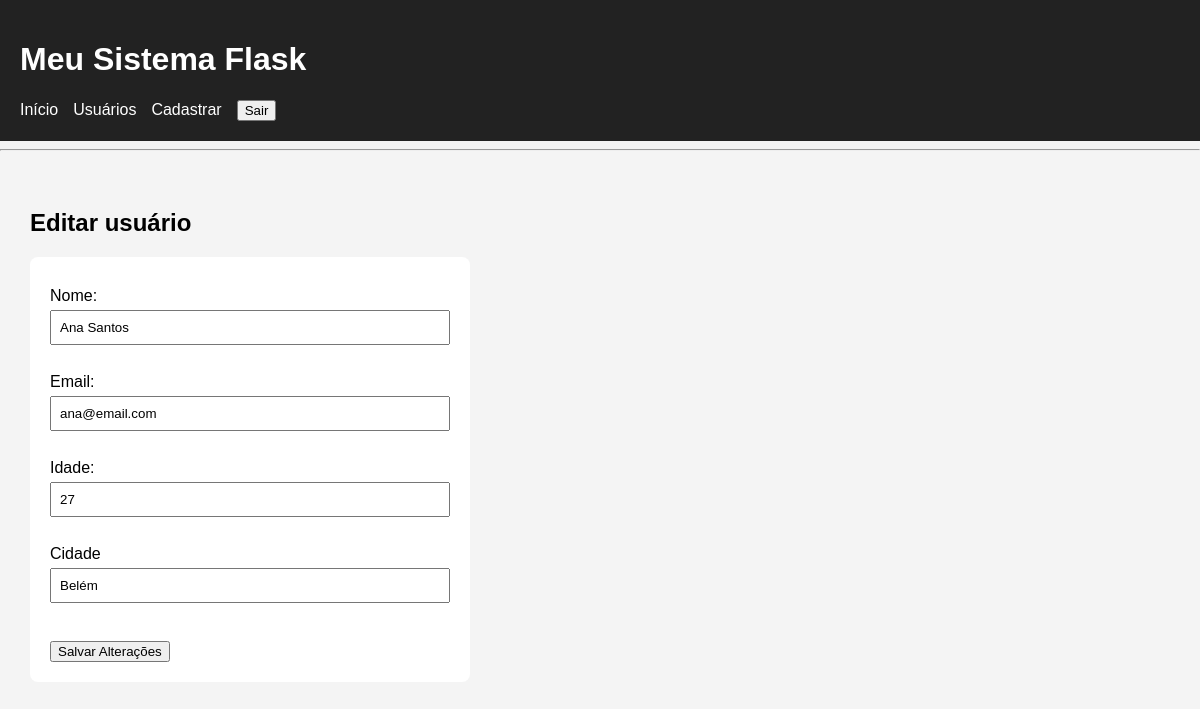
Page /usuarios/editar/2 (signed in) on the committed database.
### tables this page shows
CREATE TABLE usuarios (
                       id  INTEGER PRIMARY KEY AUTOINCREMENT,
                       nome TEXT NOT NULL, 
                       email TEXT NOT NULL,
                       idade INTERGER,
                       cidade TEXT                       
                   );

### routes/usuarios.py (the view, shortened to what this page needs)
@usuarios_bp.route("/editar/<int:id>", methods=["GET", "POST"])
@login_required
def editar(id):
    usuario = buscar_usuario(id)
    if usuario is None:
        abort(404)
    usuario = buscar_usuario(id)
    if usuario is None:
        return abort(404)
    return render_template("editar.html", usuario=usuario)

### auth_utils.py (called while the page is built, shortened)
def login_required(funcao):
    @wraps(funcao)
    def verificar_login(*args, **kwargs):
        return funcao(*args, **kwargs)
    return verificar_login

### banco.py (called while the page is built)
def conectar():
    conexao = sqlite3.connect("banco.db")
    conexao.row_factory = sqlite3.Row
    return conexao

def buscar_usuario(id):
    conexao = conectar()
    cursor = conexao.cursor()
    cursor.execute(
        "SELECT * FROM usuarios WHERE id = ?",
        (id,)
    )
    usuario = cursor.fetchone()
    conexao.close()
    return usuario

### templates/editar.html (shortened to what this page needs)
{% extends "base.html" %}
{% block conteudo %}
    <h2>Editar usuário</h2>
    <form method="POST" class="formulario">
        <label>Nome: </label>
        <input type="text" name="nome" value="{{usuario.nome}}">
        <br><br>
        <label>Email:</label>
        <input type="email" name="email" value="{{usuario.email}}">
        <br><br>
        <label>Idade:</label>
        <input type="number" name="idade" value="{{usuario.idade}}">
        <br><br>
        <label>Cidade</label>
        <input type="text" name="cidade" value="{{usuario.cidade}}">
        <br><br>
        <button type="submit">Salvar Alterações</button>
    </form>
{% endblock %}

### static/css/style.css (style rules this page uses)
body { font-family: Arial, sans-serif; margin: 0; background-color: #f4f4f4; }
.formulario { max-width: 400px; background-color: white; padding: 20px; border-radius: 8px; }
.formulario label { display: block; margin-top: 10px; }
.formulario input { width: 100%; padding: 8px; margin-top: 5px; box-sizing: border-box; }
.formulario button { margin-top: 20px; }

### rows in the picture
usuarios: nome "Ana Santos", email "ana@email.com", idade "27", cidade "Belém"
